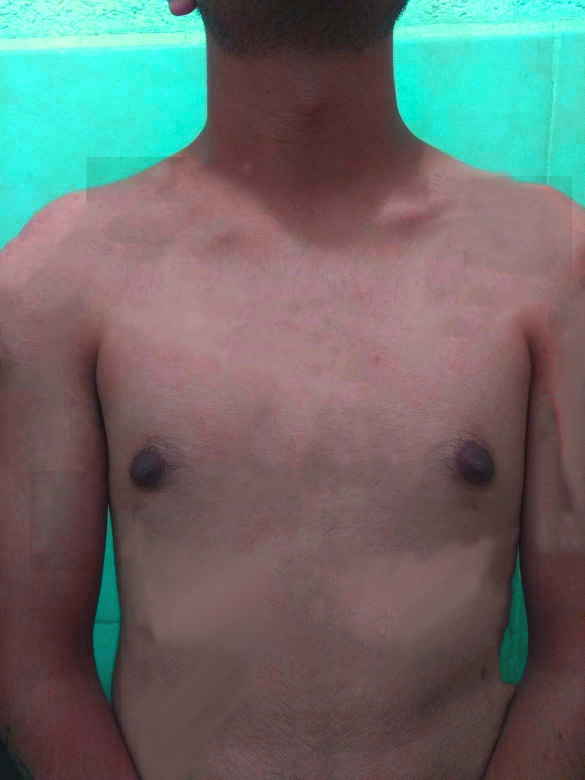
#> input picture Cuerpo/p3.jpg, 1170 x 1560 px (shown at 1/2 size)
$ python segmentar.py
#> lines starting #> are read from the running program, lines starting #| are printed output that depends on the picture; after the words box and inside, x2 and y2 are one past the last pixel; in counts of white or black regions, pixels touching at a corner belong together
import cv2
import numpy as np
image = cv2.imread("p3.jpg")
#> image is the input picture: shape (1560, 1170, 3); mean B, G, R 105.8, 108.4, 105.6
image2 = cv2.resize(image, (650, 700), interpolation=cv2.INTER_CUBIC)
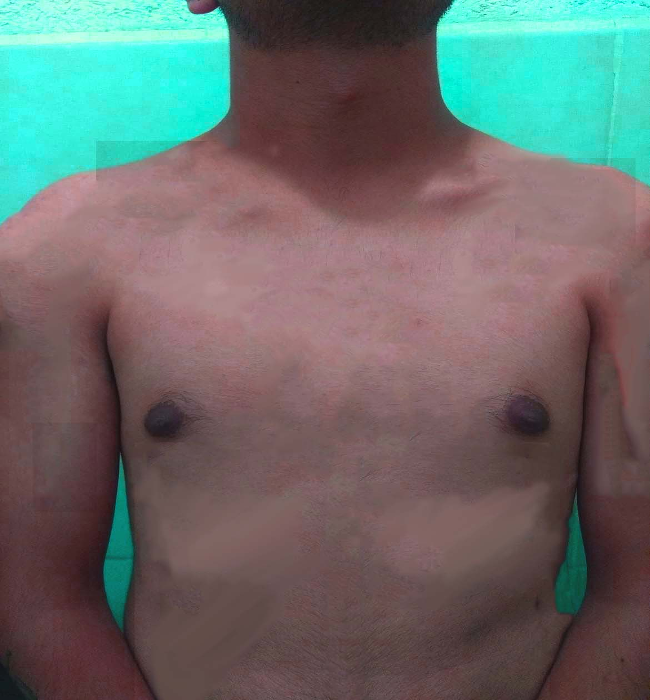
#> image2: shape (700, 650, 3); mean B, G, R 105.8, 108.4, 105.6
#Detectar color
hsv= cv2.cvtColor(image2,cv2.COLOR_RGB2HSV)
#> hsv: shape (700, 650, 3); mean H, S, V 105.7, 87.4, 132.3

lower_verde= np.array([245,255,221])
upper_verde= np.array([90,49,37])


mask=cv2.inRange(hsv,upper_verde, lower_verde)
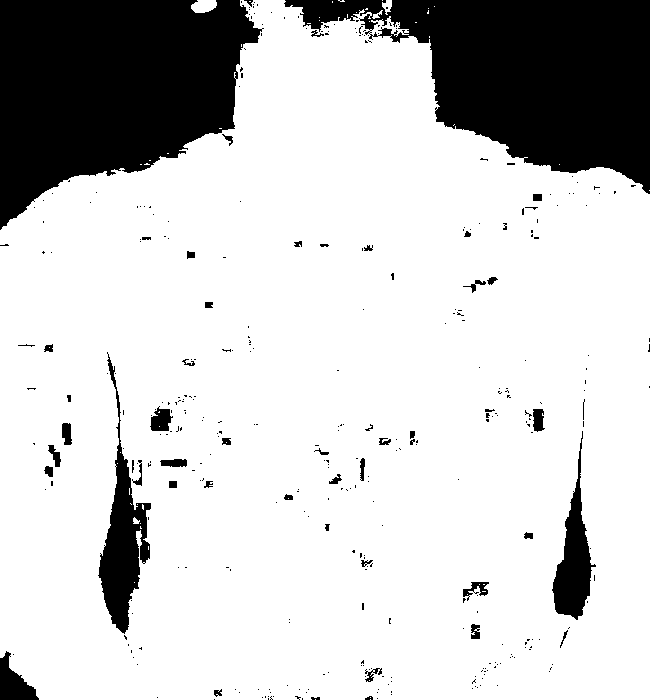
#> mask: shape (700, 650); 79.8% white; 366 black regions (315 under 20 px), largest, box (x1, y1, x2, y2) and area: (0, 0, 264, 230) 40764, (284, 0, 650, 194) 37602, (98, 352, 151, 634) 5104

piel=cv2.bitwise_and(image2,image2, mask = mask)
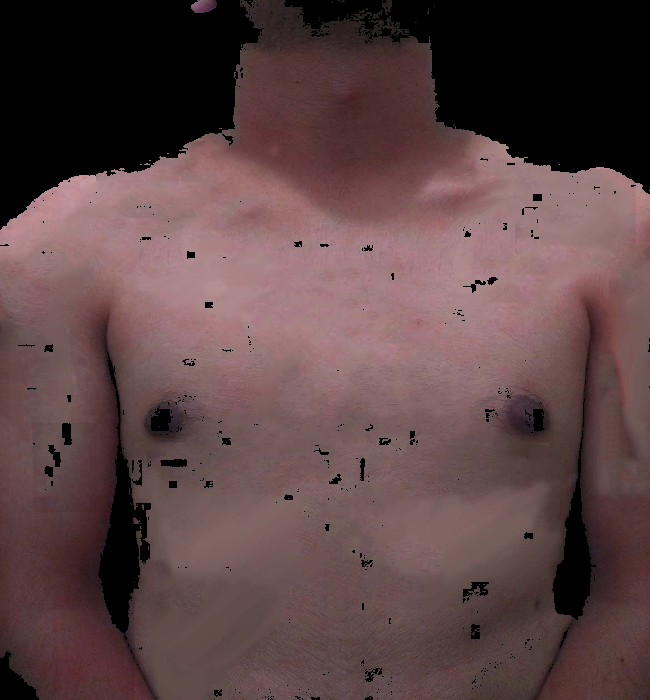
#> piel: shape (700, 650, 3); mean B, G, R 68.9, 68.1, 91.7
kernel = np.ones((6,6),np.uint8)
apertura=cv2.morphologyEx(piel,cv2.MORPH_CLOSE,kernel)
cv2.imshow("original",image2)
cv2.waitKey(0)
cv2.imshow("HSV",hsv)
cv2.waitKey(0)
cv2.imshow("Final",mask)

cv2.waitKey(0)
cv2.imshow("1",apertura)
cv2.imwrite("final.png",apertura)
cv2.waitKey(0)

$ run again, with Cuerpo/p1.jpg copied over Cuerpo/p3.jpg
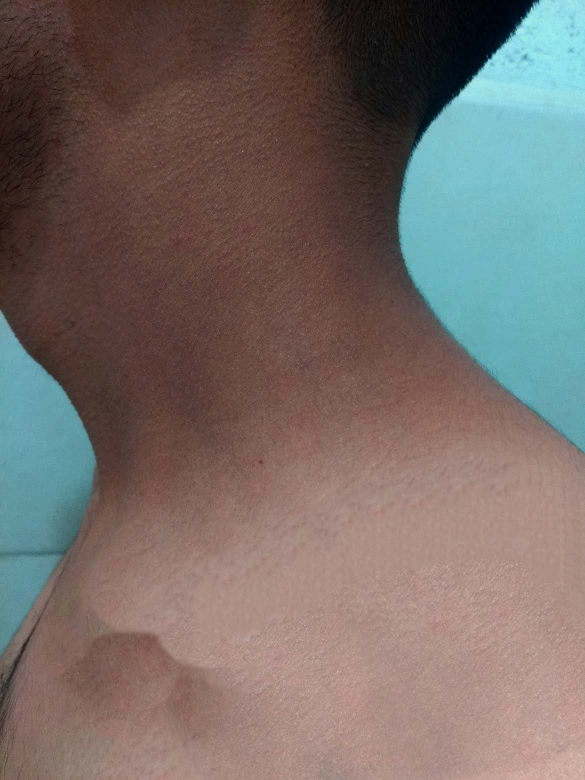
#> input picture Cuerpo/p1.jpg, 1170 x 1560 px (shown at 1/2 size)
#> image is the input picture: shape (1560, 1170, 3); mean B, G, R 103.6, 107.9, 118.8
#> hsv: shape (700, 650, 3); mean H, S, V 96.6, 84.6, 132.1
#> `mask=cv2.inRange(hsv,upper_verde, lower_verde)`:
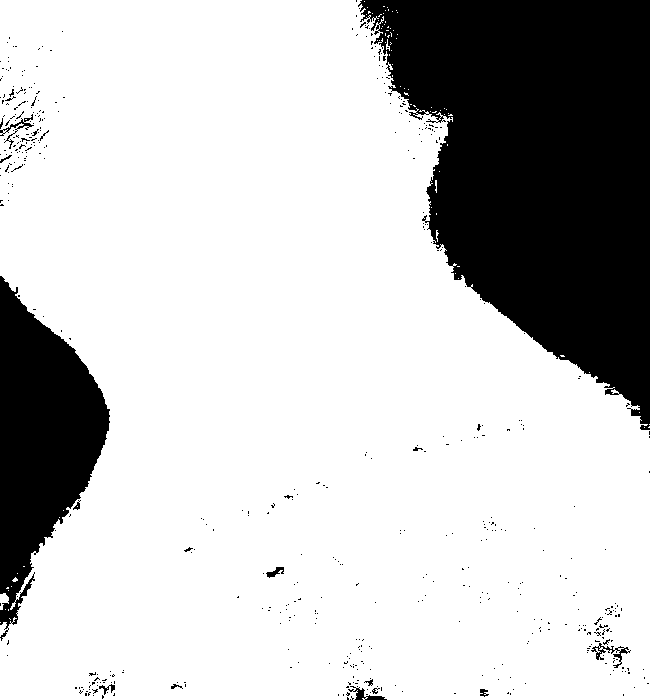
#> mask: shape (700, 650); 77.4% white; 497 black regions (482 under 20 px), largest, box (x1, y1, x2, y2) and area: (358, 0, 650, 430) 78874, (0, 276, 110, 641) 21592, (591, 643, 631, 668) 236
#> `piel=cv2.bitwise_and(image2,image2, mask = mask)`:
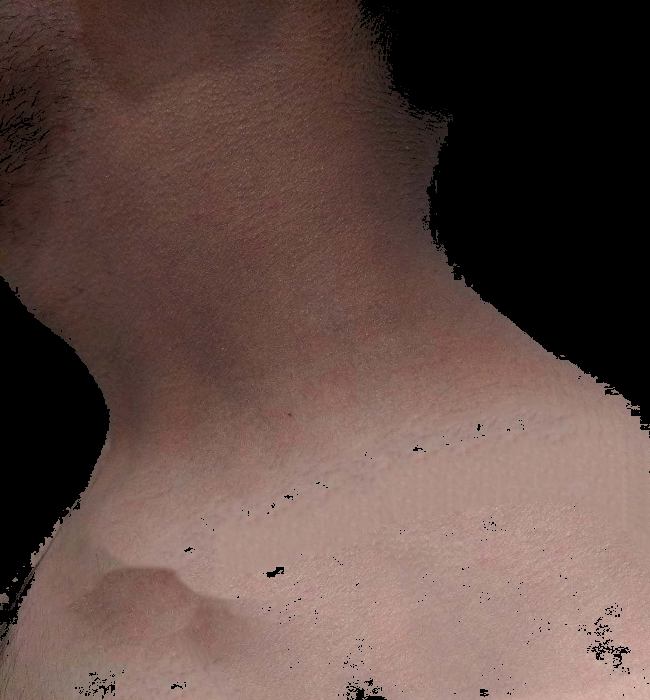
#> piel: shape (700, 650, 3); mean B, G, R 69.3, 75.4, 97.5

$ run again, with Cuerpo/p2.jpg copied over Cuerpo/p3.jpg
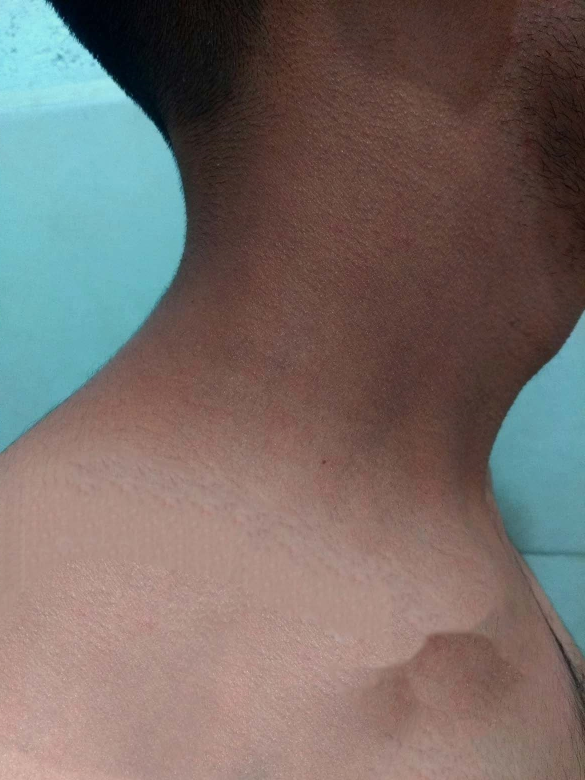
#> input picture Cuerpo/p2.jpg, 1170 x 1560 px (shown at 1/2 size)
#> image is the input picture: shape (1560, 1170, 3); mean B, G, R 103.5, 108, 118.8
#> hsv: shape (700, 650, 3); mean H, S, V 96.5, 84.6, 132
#> `mask=cv2.inRange(hsv,upper_verde, lower_verde)`:
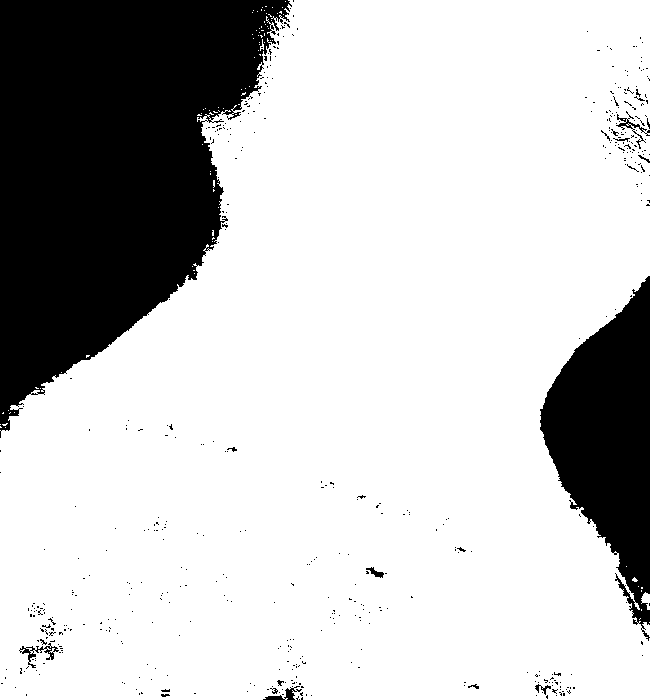
#> mask: shape (700, 650); 77.4% white; 488 black regions (473 under 20 px), largest, box (x1, y1, x2, y2) and area: (0, 0, 292, 438) 78894, (540, 276, 650, 641) 21639, (19, 643, 59, 668) 242
#> `apertura=cv2.morphologyEx(piel,cv2.MORPH_CLOSE,kernel)`:
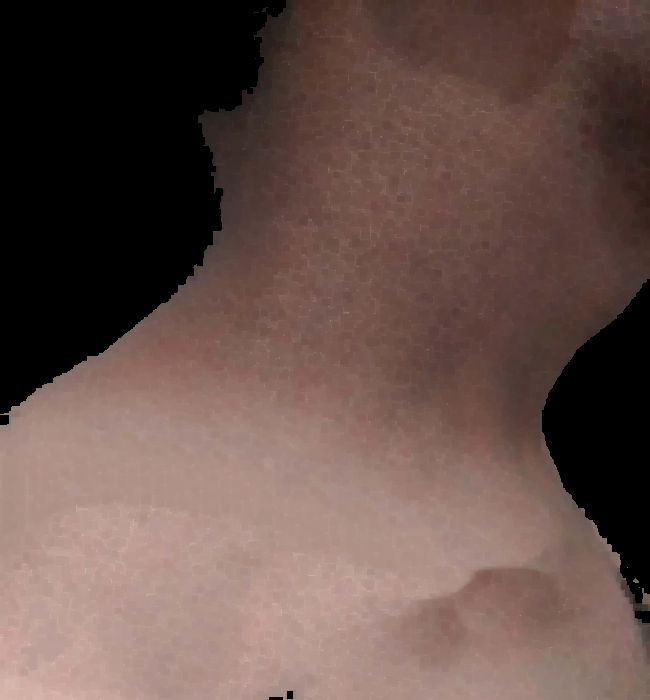
#> apertura: shape (700, 650, 3); mean B, G, R 74.6, 80.8, 102.9

$ run again, with Cuerpo/p4.jpg copied over Cuerpo/p3.jpg
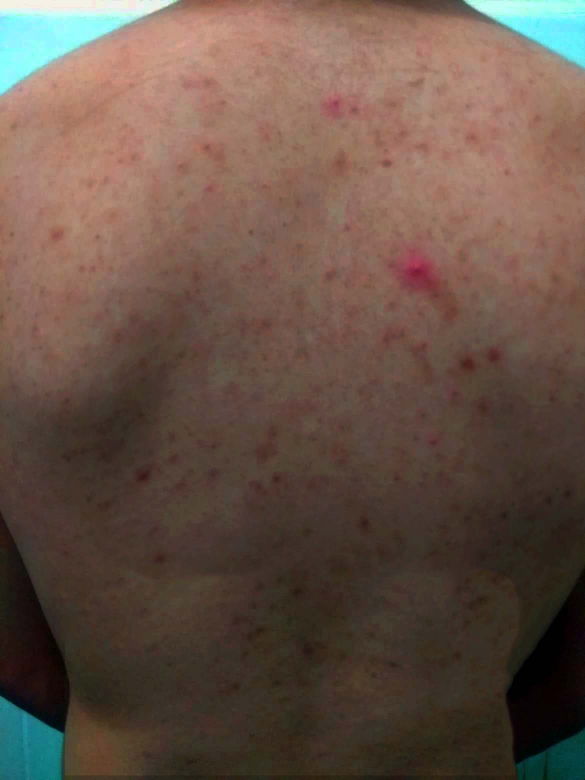
#> input picture Cuerpo/p4.jpg, 1170 x 1560 px (shown at 1/2 size)
#> image is the input picture: shape (1560, 1170, 3); mean B, G, R 71.1, 82.6, 103
#> hsv: shape (700, 650, 3); mean H, S, V 105.5, 97, 106.7
#> `mask=cv2.inRange(hsv,upper_verde, lower_verde)`:
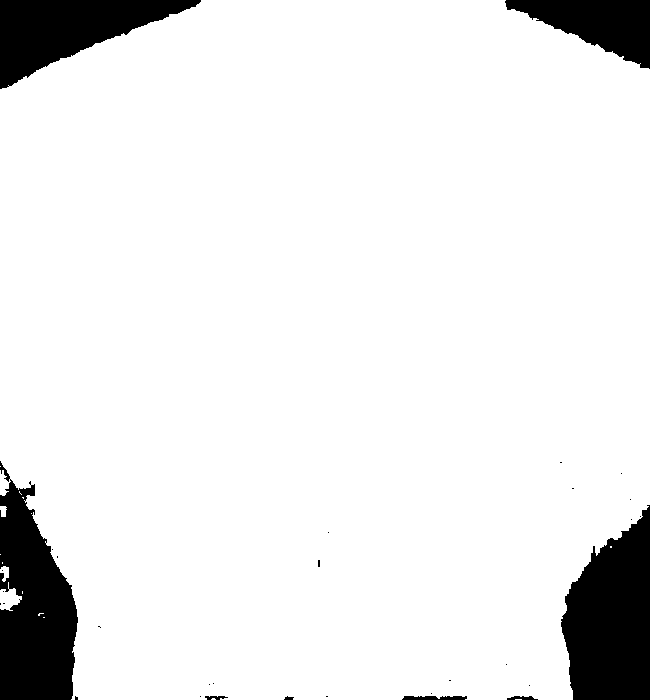
#> mask: shape (700, 650); 91.2% white; 32 black regions (24 under 20 px), largest, box (x1, y1, x2, y2) and area: (561, 505, 650, 700) 12779, (0, 461, 78, 700) 12391, (0, 0, 201, 89) 8886
#> `piel=cv2.bitwise_and(image2,image2, mask = mask)`:
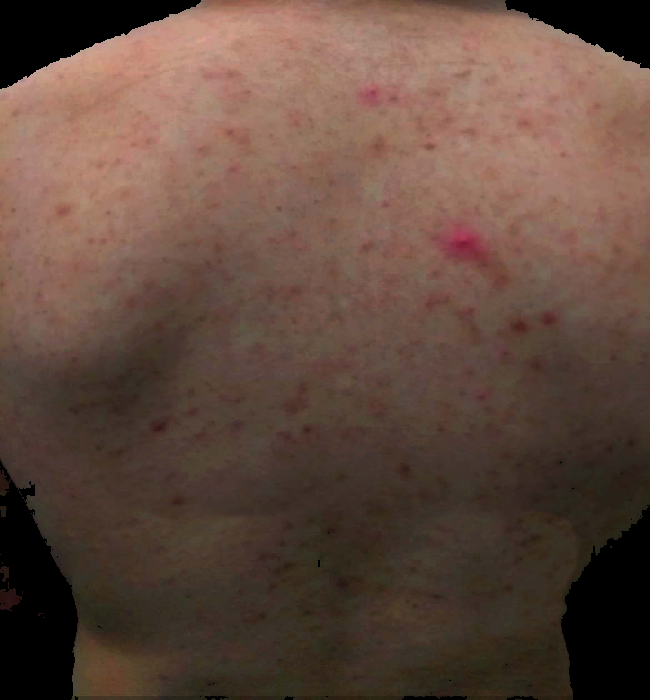
#> piel: shape (700, 650, 3); mean B, G, R 62, 73.5, 97
